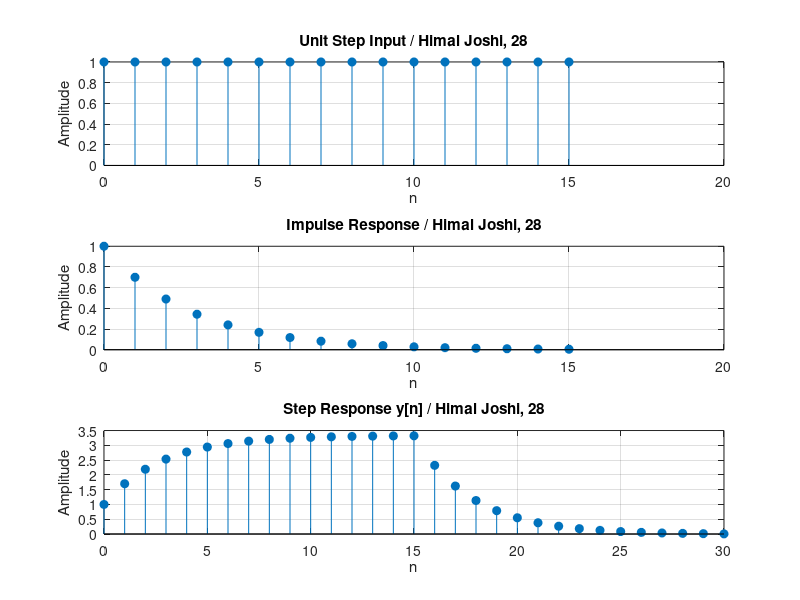

Reproduce this figure in MATLAB.
clc;
close all;
clear all;

n = 0:15;

x = ones(size(n));
h = (0.7).^n;

y = conv(x,h);

ny = 0:length(y)-1;

subplot(3,1,1)
stem(n,x,'filled');
xlabel('n');
ylabel('Amplitude');
title('Unit Step Input / Himal Joshi, 28');
grid on;

subplot(3,1,2)
stem(n,h,'filled');
xlabel('n');
ylabel('Amplitude');
title('Impulse Response / Himal Joshi, 28');
grid on;

subplot(3,1,3)
stem(ny,y,'filled');
xlabel('n');
ylabel('Amplitude');
title('Step Response y[n] / Himal Joshi, 28');
grid on;
